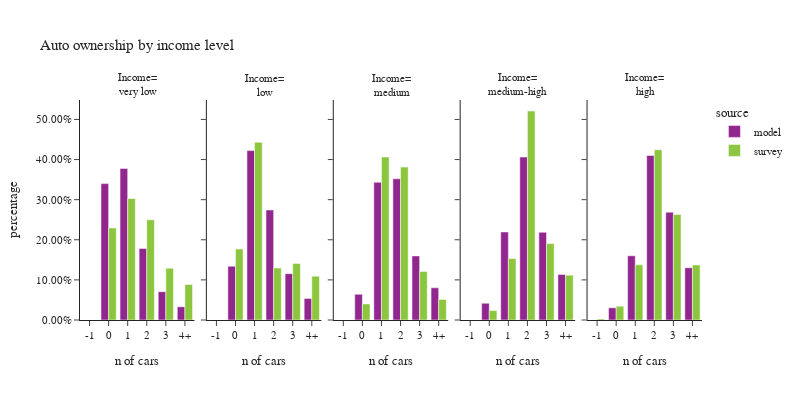

The cell this chart's notebook holds for it:
### Code cell
plot_auto(hh,'hhincome_group','income level', 'Income')

### Figure 1 — Plotly figure (JSON) as saved in the notebook; plotly's stock layout.template omitted (floating-point values rounded to 4 significant figures)
{"data": [{"alignmentgroup": "True", "customdata": [[0], [74029], [82260], [38837], [15381], [7158]], "hovertemplate": "source=model<br>hhincome_group=very low<br>auto_ownership_simple=%{x}<br>percentage=%{y}<br>sample count=%{customdata[0]}<extra></extra>", "legendgroup": "model", "marker": {"color": "#91268F", "pattern": {"shape": ""}}, "name": "model", "offsetgroup": "model", "orientation": "v", "showlegend": true, "textposition": "auto", "type": "bar", "x": ["-1", "0", "1", "2", "3", "4+"], "xaxis": "x", "y": [0.0, 0.3401, 0.3779, 0.1784, 0.07066, 0.03289], "yaxis": "y"}, {"alignmentgroup": "True", "customdata": [[0], [29128], [91749], [59604], [25114], [11653]], "hovertemplate": "source=model<br>hhincome_group=low<br>auto_ownership_simple=%{x}<br>percentage=%{y}<br>sample count=%{customdata[0]}<extra></extra>", "legendgroup": "model", "marker": {"color": "#91268F", "pattern": {"shape": ""}}, "name": "model", "offsetgroup": "model", "orientation": "v", "showlegend": false, "textposition": "auto", "type": "bar", "x": ["-1", "0", "1", "2", "3", "4+"], "xaxis": "x2", "y": [0.0, 0.1341, 0.4223, 0.2744, 0.1156, 0.05364], "yaxis": "y2"}, {"alignmentgroup": "True", "customdata": [[0], [27856], [148789], [152566], [69237], [34769]], "hovertemplate": "source=model<br>hhincome_group=medium<br>auto_ownership_simple=%{x}<br>percentage=%{y}<br>sample count=%{customdata[0]}<extra></extra>", "legendgroup": "model", "marker": {"color": "#91268F", "pattern": {"shape": ""}}, "name": "model", "offsetgroup": "model", "orientation": "v", "showlegend": false, "textposition": "auto", "type": "bar", "x": ["-1", "0", "1", "2", "3", "4+"], "xaxis": "x3", "y": [0.0, 0.0643, 0.3435, 0.3522, 0.1598, 0.08026], "yaxis": "y3"}, {"alignmentgroup": "True", "customdata": [[0], [18124], [95245], [176393], [94941], [49350]], "hovertemplate": "source=model<br>hhincome_group=medium-high<br>auto_ownership_simple=%{x}<br>percentage=%{y}<br>sample count=%{customdata[0]}<extra></extra>", "legendgroup": "model", "marker": {"color": "#91268F", "pattern": {"shape": ""}}, "name": "model", "offsetgroup": "model", "orientation": "v", "showlegend": false, "textposition": "auto", "type": "bar", "x": ["-1", "0", "1", "2", "3", "4+"], "xaxis": "x4", "y": [0.0, 0.04176, 0.2194, 0.4064, 0.2187, 0.1137], "yaxis": "y4"}, {"alignmentgroup": "True", "customdata": [[0], [13202], [69490], [177996], [116694], [56564]], "hovertemplate": "source=model<br>hhincome_group=high<br>auto_ownership_simple=%{x}<br>percentage=%{y}<br>sample count=%{customdata[0]}<extra></extra>", "legendgroup": "model", "marker": {"color": "#91268F", "pattern": {"shape": ""}}, "name": "model", "offsetgroup": "model", "orientation": "v", "showlegend": false, "textposition": "auto", "type": "bar", "x": ["-1", "0", "1", "2", "3", "4+"], "xaxis": "x5", "y": [0.0, 0.03042, 0.1601, 0.4102, 0.2689, 0.1303], "yaxis": "y5"}, {"alignmentgroup": "True", "customdata": [[0], [268], [385], [205], [55], [29]], "hovertemplate": "source=survey<br>hhincome_group=very low<br>auto_ownership_simple=%{x}<br>percentage=%{y}<br>sample count=%{customdata[0]}<extra></extra>", "legendgroup": "survey", "marker": {"color": "#8CC63E", "pattern": {"shape": ""}}, "name": "survey", "offsetgroup": "survey", "orientation": "v", "showlegend": true, "textposition": "auto", "type": "bar", "x": ["-1", "0", "1", "2", "3", "4+"], "xaxis": "x", "y": [0.0, 0.2295, 0.3029, 0.2499, 0.129, 0.08874], "yaxis": "y"}, {"alignmentgroup": "True", "customdata": [[0], [66], [145], [40], [9], [3]], "hovertemplate": "source=survey<br>hhincome_group=low<br>auto_ownership_simple=%{x}<br>percentage=%{y}<br>sample count=%{customdata[0]}<extra></extra>", "legendgroup": "survey", "marker": {"color": "#8CC63E", "pattern": {"shape": ""}}, "name": "survey", "offsetgroup": "survey", "orientation": "v", "showlegend": false, "textposition": "auto", "type": "bar", "x": ["-1", "0", "1", "2", "3", "4+"], "xaxis": "x2", "y": [0.0, 0.1771, 0.4431, 0.1297, 0.141, 0.1092], "yaxis": "y2"}, {"alignmentgroup": "True", "customdata": [[0], [112], [435], [216], [49], [22]], "hovertemplate": "source=survey<br>hhincome_group=medium<br>auto_ownership_simple=%{x}<br>percentage=%{y}<br>sample count=%{customdata[0]}<extra></extra>", "legendgroup": "survey", "marker": {"color": "#8CC63E", "pattern": {"shape": ""}}, "name": "survey", "offsetgroup": "survey", "orientation": "v", "showlegend": false, "textposition": "auto", "type": "bar", "x": ["-1", "0", "1", "2", "3", "4+"], "xaxis": "x3", "y": [0.0, 0.04007, 0.4063, 0.3812, 0.1211, 0.05129], "yaxis": "y3"}, {"alignmentgroup": "True", "customdata": [[0], [82], [395], [358], [96], [42]], "hovertemplate": "source=survey<br>hhincome_group=medium-high<br>auto_ownership_simple=%{x}<br>percentage=%{y}<br>sample count=%{customdata[0]}<extra></extra>", "legendgroup": "survey", "marker": {"color": "#8CC63E", "pattern": {"shape": ""}}, "name": "survey", "offsetgroup": "survey", "orientation": "v", "showlegend": false, "textposition": "auto", "type": "bar", "x": ["-1", "0", "1", "2", "3", "4+"], "xaxis": "x4", "y": [0.0, 0.02346, 0.1532, 0.5211, 0.1904, 0.1118], "yaxis": "y4"}, {"alignmentgroup": "True", "customdata": [[1], [44], [215], [215], [59], [22]], "hovertemplate": "source=survey<br>hhincome_group=high<br>auto_ownership_simple=%{x}<br>percentage=%{y}<br>sample count=%{customdata[0]}<extra></extra>", "legendgroup": "survey", "marker": {"color": "#8CC63E", "pattern": {"shape": ""}}, "name": "survey", "offsetgroup": "survey", "orientation": "v", "showlegend": false, "textposition": "auto", "type": "bar", "x": ["-1", "0", "1", "2", "3", "4+"], "xaxis": "x5", "y": [0.002753, 0.03454, 0.1375, 0.4246, 0.2633, 0.1373], "yaxis": "y5"}], "layout": {"annotations": [{"font": {}, "showarrow": false, "text": "Income=<br>very low", "x": 0.092, "xanchor": "center", "xref": "paper", "y": 1.0, "yanchor": "bottom", "yref": "paper"}, {"font": {}, "showarrow": false, "text": "Income=<br>low", "x": 0.296, "xanchor": "center", "xref": "paper", "y": 1.0, "yanchor": "bottom", "yref": "paper"}, {"font": {}, "showarrow": false, "text": "Income=<br>medium", "x": 0.5, "xanchor": "center", "xref": "paper", "y": 1.0, "yanchor": "bottom", "yref": "paper"}, {"font": {}, "showarrow": false, "text": "Income=<br>medium-high", "x": 0.704, "xanchor": "center", "xref": "paper", "y": 1.0, "yanchor": "bottom", "yref": "paper"}, {"font": {}, "showarrow": false, "text": "Income=<br>high", "x": 0.908, "xanchor": "center", "xref": "paper", "y": 1.0, "yanchor": "bottom", "yref": "paper"}], "barmode": "group", "font": {"size": 11}, "height": 400, "legend": {"title": {"text": "source"}, "tracegroupgap": 0}, "title": {"text": "Auto ownership by income level"}, "width": 800, "xaxis": {"anchor": "y", "domain": [0.0, 0.184], "title": {"text": "n of cars"}}, "xaxis2": {"anchor": "y2", "domain": [0.204, 0.388], "matches": "x", "title": {"text": "n of cars"}}, "xaxis3": {"anchor": "y3", "domain": [0.408, 0.592], "matches": "x", "title": {"text": "n of cars"}}, "xaxis4": {"anchor": "y4", "domain": [0.612, 0.796], "matches": "x", "title": {"text": "n of cars"}}, "xaxis5": {"anchor": "y5", "domain": [0.816, 1.0], "matches": "x", "title": {"text": "n of cars"}}, "yaxis": {"anchor": "x", "domain": [0.0, 1.0], "tickformat": ".2%", "title": {"text": "percentage"}}, "yaxis2": {"anchor": "x2", "domain": [0.0, 1.0], "matches": "y", "showticklabels": false, "tickformat": ".2%"}, "yaxis3": {"anchor": "x3", "domain": [0.0, 1.0], "matches": "y", "showticklabels": false, "tickformat": ".2%"}, "yaxis4": {"anchor": "x4", "domain": [0.0, 1.0], "matches": "y", "showticklabels": false, "tickformat": ".2%"}, "yaxis5": {"anchor": "x5", "domain": [0.0, 1.0], "matches": "y", "showticklabels": false, "tickformat": ".2%"}}}
